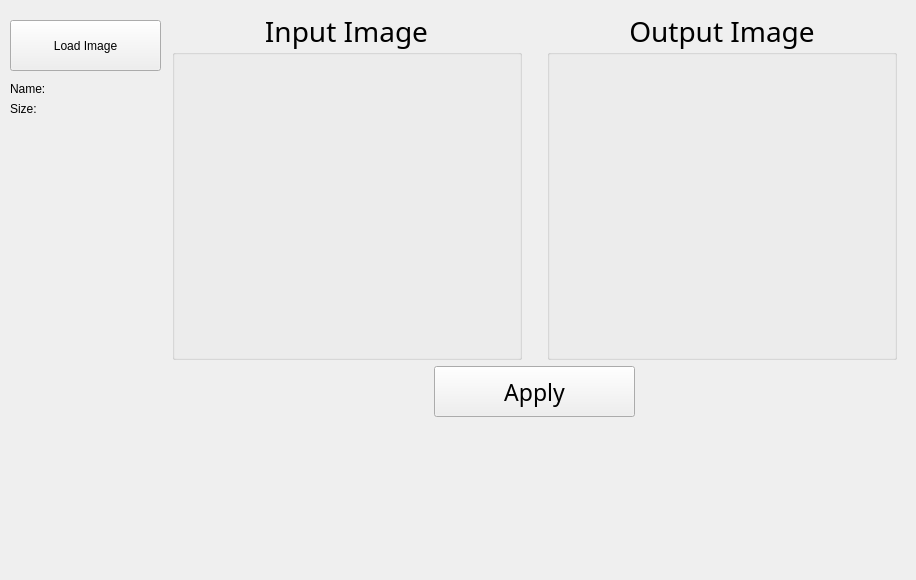
       <widget class="QWidget" name="Corners">
        <attribute name="title">
         <string>Corners</string>
        </attribute>
        <widget class="QWidget" name="gridLayoutWidget_7">
         <property name="geometry">
          <rect>
           <x>10</x>
           <y>10</y>
           <width>897</width>
           <height>561</height>
          </rect>
         </property>
         <layout class="QGridLayout" name="gridLayout_18">
          <item row="1" column="1">
           <spacer name="horizontalSpacer_17">
            <property name="orientation">
             <enum>Qt::Horizontal</enum>
            </property>
            <property name="sizeType">
             <enum>QSizePolicy::Maximum</enum>
            </property>
            <property name="sizeHint" stdset="0">
             <size>
              <width>5</width>
              <height>20</height>
             </size>
            </property>
           </spacer>
          </item>
          <item row="1" column="3">
           <spacer name="horizontalSpacer_18">
            <property name="orientation">
             <enum>Qt::Horizontal</enum>
            </property>
            <property name="sizeType">
             <enum>QSizePolicy::Maximum</enum>
            </property>
            <property name="sizeHint" stdset="0">
             <size>
              <width>10</width>
              <height>20</height>
             </size>
            </property>
           </spacer>
          </item>
          <item row="1" column="2">
           <layout class="QGridLayout" name="gridLayout_19">
            <item row="0" column="1">
             <layout class="QHBoxLayout" name="horizontalLayout_9">
              <item>
               <widget class="QGroupBox" name="groupBox_16">
                <property name="minimumSize">
                 <size>
                  <width>350</width>
                  <height>350</height>
                 </size>
                </property>
                <property name="maximumSize">
                 <size>
                  <width>350</width>
                  <height>350</height>
                 </size>
                </property>
                <property name="font">
                 <font>
                  <family>Bahnschrift</family>
                  <pointsize>21</pointsize>
                 </font>
                </property>
                <property name="title">
                 <string>Input Image</string>
                </property>
                <property name="alignment">
                 <set>Qt::AlignCenter</set>
                </property>
                <property name="flat">
                 <bool>false</bool>
                </property>
                <widget class="ImageView" name="cornersInput" native="true">
                 <property name="geometry">
                  <rect>
                   <x>30</x>
                   <y>40</y>
                   <width>301</width>
                   <height>301</height>
                  </rect>
                 </property>
                 <property name="sizePolicy">
                  <sizepolicy hsizetype="Fixed" vsizetype="Fixed">
                   <horstretch>0</horstretch>
                   <verstretch>0</verstretch>
                  </sizepolicy>
                 </property>
                 <property name="minimumSize">
                  <size>
                   <width>301</width>
                   <height>301</height>
                  </size>
                 </property>
                 <property name="maximumSize">
                  <size>
                   <width>301</width>
                   <height>301</height>
                  </size>
                 </property>
                </widget>
               </widget>
              </item>
              <item>
               <spacer name="horizontalSpacer_19">
                <property name="orientation">
                 <enum>Qt::Horizontal</enum>
                </property>
                <property name="sizeHint" stdset="0">
                 <size>
                  <width>5</width>
                  <height>20</height>
                 </size>
                </property>
               </spacer>
              </item>
              <item>
               <widget class="QGroupBox" name="groupBox_17">
                <property name="sizePolicy">
                 <sizepolicy hsizetype="Fixed" vsizetype="Fixed">
                  <horstretch>0</horstretch>
                  <verstretch>0</verstretch>
                 </sizepolicy>
                </property>
                <property name="minimumSize">
                 <size>
                  <width>350</width>
                  <height>350</height>
                 </size>
                </property>
                <property name="maximumSize">
                 <size>
                  <width>350</width>
                  <height>350</height>
                 </size>
                </property>
                <property name="font">
                 <font>
                  <family>Bahnschrift</family>
                  <pointsize>21</pointsize>
                 </font>
                </property>
                <property name="title">
                 <string>Output Image</string>
                </property>
                <property name="alignment">
                 <set>Qt::AlignCenter</set>
                </property>
                <widget class="ImageView" name="cornersOutput" native="true">
                 <property name="geometry">
                  <rect>
                   <x>30</x>
                   <y>40</y>
                   <width>301</width>
                   <height>301</height>
                  </rect>
                 </property>
                 <property name="sizePolicy">
                  <sizepolicy hsizetype="Fixed" vsizetype="Fixed">
                   <horstretch>0</horstretch>
                   <verstretch>0</verstretch>
                  </sizepolicy>
                 </property>
                 <property name="minimumSize">
                  <size>
                   <width>301</width>
                   <height>301</height>
                  </size>
                 </property>
                 <property name="maximumSize">
                  <size>
                   <width>301</width>
                   <height>301</height>
                  </size>
                 </property>
                </widget>
               </widget>
              </item>
             </layout>
            </item>
            <item row="2" column="1">
             <spacer name="verticalSpacer_27">
              <property name="orientation">
               <enum>Qt::Vertical</enum>
              </property>
              <property name="sizeType">
               <enum>QSizePolicy::Maximum</enum>
              </property>
              <property name="sizeHint" stdset="0">
               <size>
                <width>20</width>
                <height>201</height>
               </size>
              </property>
             </spacer>
            </item>
            <item row="1" column="1">
             <layout class="QHBoxLayout" name="horizontalLayout_10">
              <item>
               <widget class="QPushButton" name="cornersApply_btn">
                <property name="minimumSize">
                 <size>
                  <width>0</width>
                  <height>51</height>
                 </size>
                </property>
                <property name="maximumSize">
                 <size>
                  <width>201</width>
                  <height>16777215</height>
                 </size>
                </property>
                <property name="font">
                 <font>
                  <family>Bahnschrift</family>
                  <pointsize>17</pointsize>
                 </font>
                </property>
                <property name="text">
                 <string>Apply</string>
                </property>
               </widget>
              </item>
             </layout>
            </item>
           </layout>
          </item>
          <item row="1" column="0">
           <layout class="QGridLayout" name="gridLayout_20">
            <item row="8" column="0">
             <spacer name="verticalSpacer_29">
              <property name="orientation">
               <enum>Qt::Vertical</enum>
              </property>
              <property name="sizeType">
               <enum>QSizePolicy::Expanding</enum>
              </property>
              <property name="sizeHint" stdset="0">
               <size>
                <width>1</width>
                <height>5</height>
               </size>
              </property>
             </spacer>
            </item>
            <item row="2" column="0">
             <spacer name="verticalSpacer2_5">
              <property name="orientation">
               <enum>Qt::Vertical</enum>
              </property>
              <property name="sizeType">
               <enum>QSizePolicy::Maximum</enum>
              </property>
              <property name="sizeHint" stdset="0">
               <size>
                <width>1</width>
                <height>5</height>
               </size>
              </property>
             </spacer>
            </item>
            <item row="0" column="0">
             <spacer name="verticalSpacer_28">
              <property name="orientation">
               <enum>Qt::Vertical</enum>
              </property>
              <property name="sizeType">
               <enum>QSizePolicy::Maximum</enum>
              </property>
              <property name="sizeHint" stdset="0">
               <size>
                <width>1</width>
                <height>10</height>
               </size>
              </property>
             </spacer>
            </item>
            <item row="3" column="0">
             <layout class="QVBoxLayout" name="verticalLayout_24">
              <item>
               <widget class="QLabel" name="cornersInputName">
                <property name="text">
                 <string>Name:</string>
                </property>
               </widget>
              </item>
              <item>
               <widget class="QLabel" name="cornersInputSize">
                <property name="text">
                 <string>Size:</string>
                </property>
               </widget>
              </item>
             </layout>
            </item>
            <item row="1" column="0">
             <widget class="QPushButton" name="cornersLoader">
              <property name="sizePolicy">
               <sizepolicy hsizetype="MinimumExpanding" vsizetype="MinimumExpanding">
                <horstretch>0</horstretch>
                <verstretch>0</verstretch>
               </sizepolicy>
              </property>
              <property name="maximumSize">
               <size>
                <width>151</width>
                <height>51</height>
               </size>
              </property>
              <property name="text">
               <string>Load Image</string>
              </property>
             </widget>
            </item>
           </layout>
          </item>
         </layout>
        </widget>
       </widget>
